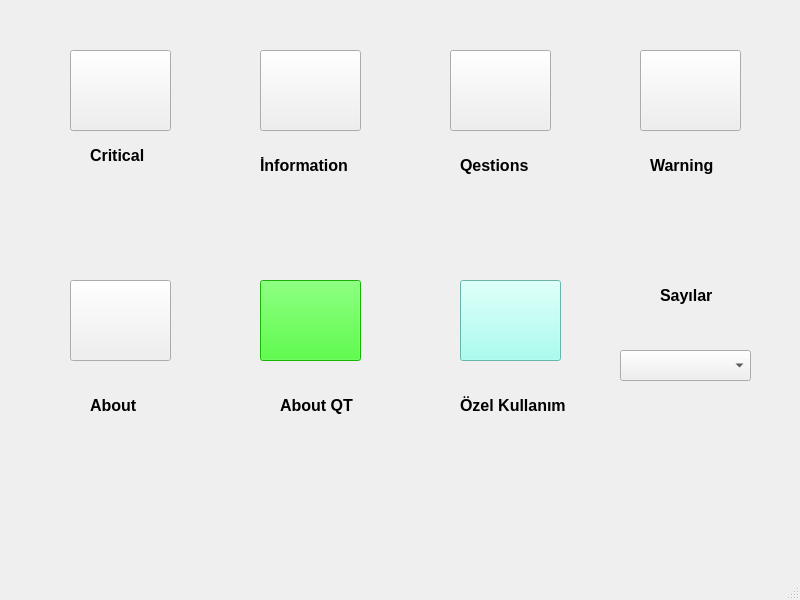
<?xml version="1.0" encoding="UTF-8"?>
<ui version="4.0">
 <class>MainWindow</class>
 <widget class="QMainWindow" name="MainWindow">
  <property name="geometry">
   <rect>
    <x>0</x>
    <y>0</y>
    <width>800</width>
    <height>600</height>
   </rect>
  </property>
  <property name="windowTitle">
   <string>MainWindow</string>
  </property>
  <property name="windowIcon">
   <iconset resource="icons.qrc">
    <normaloff>:/icons/lion.jpg</normaloff>:/icons/lion.jpg</iconset>
  </property>
  <property name="styleSheet">
   <string notr="true"/>
  </property>
  <property name="iconSize">
   <size>
    <width>50</width>
    <height>50</height>
   </size>
  </property>
  <widget class="QWidget" name="centralwidget">
   <widget class="QPushButton" name="pushButton">
    <property name="geometry">
     <rect>
      <x>70</x>
      <y>50</y>
      <width>101</width>
      <height>81</height>
     </rect>
    </property>
    <property name="text">
     <string/>
    </property>
    <property name="icon">
     <iconset resource="icons.qrc">
      <normaloff>:/icons/x.png</normaloff>:/icons/x.png</iconset>
    </property>
    <property name="iconSize">
     <size>
      <width>100</width>
      <height>85</height>
     </size>
    </property>
   </widget>
   <widget class="QPushButton" name="pushButton_2">
    <property name="geometry">
     <rect>
      <x>260</x>
      <y>50</y>
      <width>101</width>
      <height>81</height>
     </rect>
    </property>
    <property name="text">
     <string/>
    </property>
    <property name="icon">
     <iconset resource="icons.qrc">
      <normaloff>:/icons/in.jpg</normaloff>:/icons/in.jpg</iconset>
    </property>
    <property name="iconSize">
     <size>
      <width>95</width>
      <height>85</height>
     </size>
    </property>
   </widget>
   <widget class="QPushButton" name="pushButton_3">
    <property name="geometry">
     <rect>
      <x>450</x>
      <y>50</y>
      <width>101</width>
      <height>81</height>
     </rect>
    </property>
    <property name="text">
     <string/>
    </property>
    <property name="icon">
     <iconset resource="icons.qrc">
      <normaloff>:/icons/soru.jpg</normaloff>:/icons/soru.jpg</iconset>
    </property>
    <property name="iconSize">
     <size>
      <width>100</width>
      <height>85</height>
     </size>
    </property>
   </widget>
   <widget class="QPushButton" name="pushButton_4">
    <property name="geometry">
     <rect>
      <x>640</x>
      <y>50</y>
      <width>101</width>
      <height>81</height>
     </rect>
    </property>
    <property name="text">
     <string/>
    </property>
    <property name="icon">
     <iconset resource="icons.qrc">
      <normaloff>:/icons/ünlem.jpg</normaloff>:/icons/ünlem.jpg</iconset>
    </property>
    <property name="iconSize">
     <size>
      <width>100</width>
      <height>85</height>
     </size>
    </property>
   </widget>
   <widget class="QPushButton" name="pushButton_5">
    <property name="geometry">
     <rect>
      <x>70</x>
      <y>280</y>
      <width>101</width>
      <height>81</height>
     </rect>
    </property>
    <property name="text">
     <string/>
    </property>
    <property name="icon">
     <iconset resource="icons.qrc">
      <normaloff>:/icons/lion.jpg</normaloff>:/icons/lion.jpg</iconset>
    </property>
    <property name="iconSize">
     <size>
      <width>130</width>
      <height>85</height>
     </size>
    </property>
   </widget>
   <widget class="QPushButton" name="pushButton_6">
    <property name="geometry">
     <rect>
      <x>260</x>
      <y>280</y>
      <width>101</width>
      <height>81</height>
     </rect>
    </property>
    <property name="styleSheet">
     <string notr="true">background-color: rgb(31, 255, 7);</string>
    </property>
    <property name="text">
     <string/>
    </property>
    <property name="iconSize">
     <size>
      <width>120</width>
      <height>85</height>
     </size>
    </property>
   </widget>
   <widget class="QPushButton" name="pushButton_7">
    <property name="geometry">
     <rect>
      <x>460</x>
      <y>280</y>
      <width>101</width>
      <height>81</height>
     </rect>
    </property>
    <property name="styleSheet">
     <string notr="true">background-color: rgb(143, 255, 237);</string>
    </property>
    <property name="text">
     <string/>
    </property>
   </widget>
   <widget class="QComboBox" name="comboBox">
    <property name="geometry">
     <rect>
      <x>620</x>
      <y>350</y>
      <width>131</width>
      <height>31</height>
     </rect>
    </property>
   </widget>
   <widget class="QLabel" name="label">
    <property name="geometry">
     <rect>
      <x>90</x>
      <y>140</y>
      <width>61</width>
      <height>31</height>
     </rect>
    </property>
    <property name="font">
     <font>
      <pointsize>12</pointsize>
      <weight>75</weight>
      <bold>true</bold>
     </font>
    </property>
    <property name="text">
     <string>Critical</string>
    </property>
   </widget>
   <widget class="QLabel" name="label_2">
    <property name="geometry">
     <rect>
      <x>260</x>
      <y>150</y>
      <width>101</width>
      <height>31</height>
     </rect>
    </property>
    <property name="font">
     <font>
      <pointsize>12</pointsize>
      <weight>75</weight>
      <bold>true</bold>
     </font>
    </property>
    <property name="text">
     <string>İnformation</string>
    </property>
   </widget>
   <widget class="QLabel" name="label_3">
    <property name="geometry">
     <rect>
      <x>460</x>
      <y>150</y>
      <width>71</width>
      <height>31</height>
     </rect>
    </property>
    <property name="font">
     <font>
      <pointsize>12</pointsize>
      <weight>75</weight>
      <bold>true</bold>
     </font>
    </property>
    <property name="text">
     <string>Qestions</string>
    </property>
   </widget>
   <widget class="QLabel" name="label_4">
    <property name="geometry">
     <rect>
      <x>650</x>
      <y>150</y>
      <width>71</width>
      <height>31</height>
     </rect>
    </property>
    <property name="font">
     <font>
      <pointsize>12</pointsize>
      <weight>75</weight>
      <bold>true</bold>
     </font>
    </property>
    <property name="text">
     <string>Warning</string>
    </property>
   </widget>
   <widget class="QLabel" name="label_5">
    <property name="geometry">
     <rect>
      <x>90</x>
      <y>390</y>
      <width>61</width>
      <height>31</height>
     </rect>
    </property>
    <property name="font">
     <font>
      <pointsize>12</pointsize>
      <weight>75</weight>
      <bold>true</bold>
     </font>
    </property>
    <property name="text">
     <string>About</string>
    </property>
   </widget>
   <widget class="QLabel" name="label_6">
    <property name="geometry">
     <rect>
      <x>280</x>
      <y>390</y>
      <width>81</width>
      <height>31</height>
     </rect>
    </property>
    <property name="font">
     <font>
      <pointsize>12</pointsize>
      <weight>75</weight>
      <bold>true</bold>
     </font>
    </property>
    <property name="text">
     <string>About QT</string>
    </property>
   </widget>
   <widget class="QLabel" name="label_7">
    <property name="geometry">
     <rect>
      <x>460</x>
      <y>390</y>
      <width>121</width>
      <height>31</height>
     </rect>
    </property>
    <property name="font">
     <font>
      <pointsize>12</pointsize>
      <weight>75</weight>
      <bold>true</bold>
     </font>
    </property>
    <property name="text">
     <string>Özel Kullanım</string>
    </property>
   </widget>
   <widget class="QLabel" name="label_8">
    <property name="geometry">
     <rect>
      <x>660</x>
      <y>280</y>
      <width>61</width>
      <height>31</height>
     </rect>
    </property>
    <property name="font">
     <font>
      <pointsize>12</pointsize>
      <weight>75</weight>
      <bold>true</bold>
     </font>
    </property>
    <property name="text">
     <string>Sayılar</string>
    </property>
   </widget>
  </widget>
  <widget class="QMenuBar" name="menubar">
   <property name="geometry">
    <rect>
     <x>0</x>
     <y>0</y>
     <width>800</width>
     <height>21</height>
    </rect>
   </property>
  </widget>
  <widget class="QStatusBar" name="statusbar"/>
 </widget>
 <resources>
  <include location="icons.qrc"/>
 </resources>
 <connections/>
</ui>
